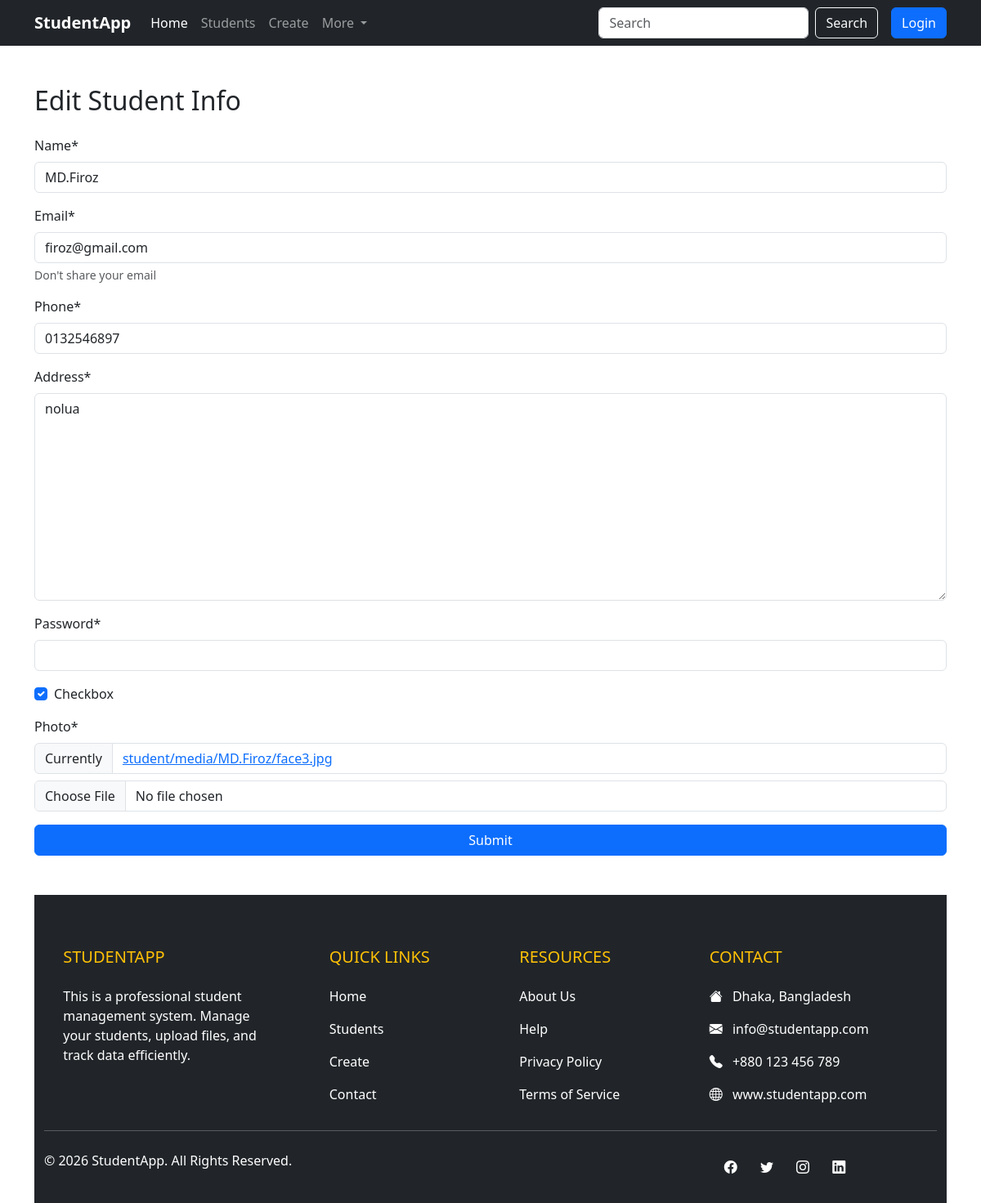
The app's page /update/5/ with its own data.
### student/models.py (models this page shows, shortened)
class Student(models. Model):
    name = models.CharField( max_length=50)
    email = models.EmailField()
    phone = models.CharField(max_length=11)
    address = models.TextField(max_length=150)
    password = models.CharField(max_length=15)
    checkbox = models.BooleanField(default=False)
    photo = models.FileField(upload_to=file_save_path, default=None, null=True)

### student/views.py (the view)
# urls.py: path('update/<int:id>/', views.update_student, name='update'),
def update_student(request,id):
    student = models.Student.objects.get(id=id)
    form = forms.StudentForm(instance=student)
    if request.method == 'POST':
        form = forms.StudentForm(request.POST, request.FILES, instance=student)
        if form.is_valid():
            form.save()
            return redirect('students')
    return render(request, 'student/update_student.html', {'form':form})

### student/forms.py
class StudentForm(forms.ModelForm):
    password = forms.CharField(widget=forms.PasswordInput())
    class Meta:
        model = models.Student
        fields = '__all__'
        lables = {
            'name' : "Full Name",
            'email' : "Email address",
            'phone' : "Phone number",
            'photo' : "Upload File",
        }
        help_texts = {
            'email': "Don't share your email",
            'password': "Password is your secqurity.",
        }

### student/templates/student/update_student.html (shortened to what this page needs)
{%load crispy_forms_tags %}
<!DOCTYPE html>
<html lang="en">
<head>
    <link href="https://cdn.jsdelivr.net/npm/bootstrap@5.0.2/dist/css/bootstrap.min.css" rel="stylesheet">
    <link href="https://cdn.jsdelivr.net/npm/bootstrap@5.3.2/dist/css/bootstrap.min.css" rel="stylesheet">
<link href="https://cdn.jsdelivr.net/npm/bootstrap-icons@1.10.5/font/bootstrap-icons.css" rel="stylesheet">
</head>
<body>
<nav class="navbar navbar-expand-lg navbar-dark bg-dark sticky-top">
  <div class="container">
    <a class="navbar-brand fw-bold" href="#">StudentApp</a>
    <div class="collapse navbar-collapse" id="navbarContent">
      <ul class="navbar-nav me-auto mb-2 mb-lg-0">
        <li class="nav-item">
          <a class="nav-link active" href="#">Home</a>
        </li>
        <li class="nav-item">
          <a class="nav-link" href="{% url "students" %}">Students</a>
        </li>
        <li class="nav-item">
          <a class="nav-link" href="{% url "create" %}">Create</a>
        </li>
        <li class="nav-item dropdown">
          <a class="nav-link dropdown-toggle" href="#" role="button" data-bs-toggle="dropdown">
            More
          </a>
        </li>
      </ul>
      <form class="d-flex me-3">
        <input class="form-control me-2" type="search" placeholder="Search">
        <button class="btn btn-outline-light" type="submit">Search</button>
      </form>
      <a href="#" class="btn btn-primary">Login</a>
    </div>
  </div>
</nav>
   <div class="container mt-5">
    <h2 class="mb-4">Edit Student Info</h2>
    <form method="POST" enctype="multipart/form-data" novalidate>
        {{ form | crispy }}
        <div class="d-flex justify-content-center mt-3 pb-5 ">
            <button type="submit" class="btn btn-primary w-100">Submit</button>
        </div>
    </form>
    <footer class="bg-dark text-white pt-5 pb-4">
  <div class="container text-md-left">
    <div class="row text-md-left">
      <div class="col-md-3 col-lg-3 col-xl-3 mx-auto mt-3">
        <h5 class="text-uppercase mb-4 font-weight-bold text-warning">StudentApp</h5>
        <p>
          This is a professional student management system. Manage your students, upload files, and track data efficiently.
        </p>
      </div>
      <div class="col-md-2 col-lg-2 col-xl-2 mx-auto mt-3">
        <h5 class="text-uppercase mb-4 font-weight-bold text-warning">Quick Links</h5>
        <p><a href="#" class="text-white text-decoration-none">Home</a></p>
        <p><a href="#" class="text-white text-decoration-none">Students</a></p>
        <p><a href="#" class="text-white text-decoration-none">Create</a></p>
        <p><a href="#" class="text-white text-decoration-none">Contact</a></p>
      </div>
      <div class="col-md-3 col-lg-2 col-xl-2 mx-auto mt-3">
        <h5 class="text-uppercase mb-4 font-weight-bold text-warning">Resources</h5>
        <p><a href="#" class="text-white text-decoration-none">About Us</a></p>
        <p><a href="#" class="text-white text-decoration-none">Help</a></p>
        <p><a href="#" class="text-white text-decoration-none">Privacy Policy</a></p>
        <p><a href="#" class="text-white text-decoration-none">Terms of Service</a></p>
      </div>
      <div class="col-md-4 col-lg-3 col-xl-3 mx-auto mt-3">
        <h5 class="text-uppercase mb-4 font-weight-bold text-warning">Contact</h5>
        <p><i class="bi bi-house-fill me-2"></i> Dhaka, Bangladesh</p>
        <p><i class="bi bi-envelope-fill me-2"></i> info@studentapp.com</p>
        <p><i class="bi bi-telephone-fill me-2"></i> +880 123 456 789</p>
        <p><i class="bi bi-globe me-2"></i> www.studentapp.com</p>
      </div>
    </div>
    <hr class="mb-4" style="border-top: 1px solid rgba(255,255,255,0.2);">
    <div class="row align-items-center">
      <div class="col-md-7 col-lg-8">
        <p>© 2026 StudentApp. All Rights Reserved.</p>
      </div>
      <div class="col-md-5 col-lg-4">
        <div class="text-center text-md-right">
          <a href="#" class="text-white me-4"><i class="bi bi-facebook"></i></a>
          <a href="#" class="text-white me-4"><i class="bi bi-twitter"></i></a>
          <a href="#" class="text-white me-4"><i class="bi bi-instagram"></i></a>
          <a href="#" class="text-white me-4"><i class="bi bi-linkedin"></i></a>
        </div>
      </div>
    </div>
  </div>
</footer>
</div>
</body>
</html>

### records on screen
Student: name "MD.Firoz", email "firoz@gmail.com", phone "0132546897", address "nolua", checkbox "☑"
